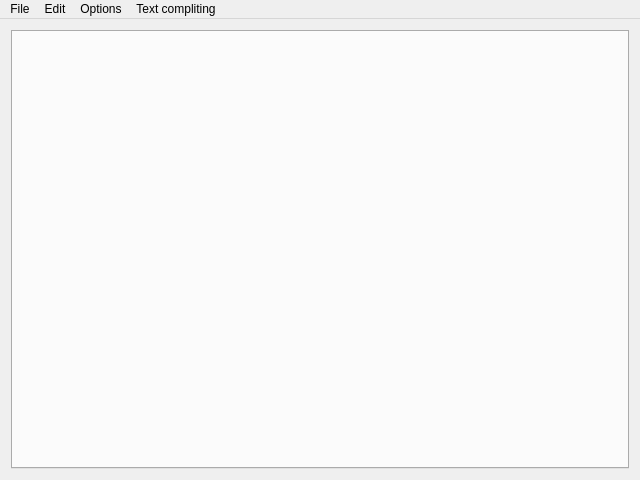
<?xml version="1.0" encoding="UTF-8"?>
<ui version="4.0">
 <class>MainWindow</class>
 <widget class="QMainWindow" name="MainWindow">
  <property name="geometry">
   <rect>
    <x>0</x>
    <y>0</y>
    <width>640</width>
    <height>480</height>
   </rect>
  </property>
  <property name="windowTitle">
   <string>MainWindow</string>
  </property>
  <widget class="QWidget" name="centralWidget">
   <layout class="QVBoxLayout" name="verticalLayout">
    <item>
     <widget class="QTabWidget" name="tabWidget">
      <property name="currentIndex">
       <number>-1</number>
      </property>
      <property name="documentMode">
       <bool>false</bool>
      </property>
      <property name="tabsClosable">
       <bool>true</bool>
      </property>
      <property name="movable">
       <bool>true</bool>
      </property>
     </widget>
    </item>
   </layout>
  </widget>
  <widget class="QMenuBar" name="menuBar">
   <property name="geometry">
    <rect>
     <x>0</x>
     <y>0</y>
     <width>640</width>
     <height>22</height>
    </rect>
   </property>
   <widget class="QMenu" name="menuFile">
    <property name="title">
     <string>File</string>
    </property>
    <addaction name="actionNew_file"/>
    <addaction name="actionOpen_file"/>
    <addaction name="separator"/>
    <addaction name="actionSave"/>
    <addaction name="actionSave_as"/>
    <addaction name="actionSave_all"/>
    <addaction name="separator"/>
    <addaction name="actionClose"/>
    <addaction name="actionClose_all"/>
    <addaction name="separator"/>
    <addaction name="actionExit"/>
   </widget>
   <widget class="QMenu" name="menuEdit">
    <property name="title">
     <string>Edit</string>
    </property>
    <addaction name="actionUndo"/>
    <addaction name="actionRedo"/>
    <addaction name="separator"/>
    <addaction name="actionCopy"/>
    <addaction name="actionCut"/>
    <addaction name="actionPaste"/>
    <addaction name="actionDelete"/>
    <addaction name="separator"/>
    <addaction name="actionSelect_all"/>
   </widget>
   <widget class="QMenu" name="menuOptions">
    <property name="title">
     <string>Options</string>
    </property>
    <addaction name="actionClose_if_no_tabs"/>
   </widget>
   <widget class="QMenu" name="menuText_compliting">
    <property name="title">
     <string>Text compliting</string>
    </property>
    <addaction name="actionLoad_dict_from_file"/>
    <addaction name="actionShow_current_dict"/>
    <addaction name="actionClear_current_dict"/>
    <addaction name="separator"/>
    <addaction name="actionAdd_selected_to_dict"/>
   </widget>
   <addaction name="menuFile"/>
   <addaction name="menuEdit"/>
   <addaction name="menuOptions"/>
   <addaction name="menuText_compliting"/>
  </widget>
  <action name="actionExit">
   <property name="text">
    <string>Exit</string>
   </property>
   <property name="shortcut">
    <string>Ctrl+Q</string>
   </property>
  </action>
  <action name="actionUndo">
   <property name="text">
    <string>Undo</string>
   </property>
   <property name="shortcut">
    <string>Ctrl+Z</string>
   </property>
  </action>
  <action name="actionRedo">
   <property name="text">
    <string>Redo</string>
   </property>
   <property name="shortcut">
    <string>Ctrl+Y</string>
   </property>
  </action>
  <action name="actionCopy">
   <property name="text">
    <string>Copy</string>
   </property>
   <property name="shortcut">
    <string>Ctrl+C</string>
   </property>
  </action>
  <action name="actionCut">
   <property name="text">
    <string>Cut</string>
   </property>
   <property name="shortcut">
    <string>Ctrl+X</string>
   </property>
  </action>
  <action name="actionPaste">
   <property name="text">
    <string>Paste</string>
   </property>
   <property name="shortcut">
    <string>Ctrl+V</string>
   </property>
  </action>
  <action name="actionDelete">
   <property name="text">
    <string>Delete</string>
   </property>
   <property name="shortcut">
    <string>Del</string>
   </property>
  </action>
  <action name="actionSelect_all">
   <property name="text">
    <string>Select all</string>
   </property>
   <property name="shortcut">
    <string>Ctrl+A</string>
   </property>
  </action>
  <action name="actionOpen_file">
   <property name="text">
    <string>Open file...</string>
   </property>
   <property name="shortcut">
    <string>Ctrl+O</string>
   </property>
  </action>
  <action name="actionSave">
   <property name="text">
    <string>Save</string>
   </property>
   <property name="shortcut">
    <string>Ctrl+S</string>
   </property>
  </action>
  <action name="actionSave_all">
   <property name="text">
    <string>Save all</string>
   </property>
   <property name="shortcut">
    <string>Ctrl+Shift+S</string>
   </property>
  </action>
  <action name="actionClose">
   <property name="text">
    <string>Close</string>
   </property>
   <property name="shortcut">
    <string>Ctrl+W</string>
   </property>
  </action>
  <action name="actionClose_all">
   <property name="text">
    <string>Close all</string>
   </property>
  </action>
  <action name="actionSave_as">
   <property name="text">
    <string>Save as...</string>
   </property>
  </action>
  <action name="actionNew_file">
   <property name="text">
    <string>New file</string>
   </property>
   <property name="shortcut">
    <string>Ctrl+N</string>
   </property>
  </action>
  <action name="actionClose_if_no_tabs">
   <property name="checkable">
    <bool>true</bool>
   </property>
   <property name="text">
    <string>Close if no tabs</string>
   </property>
  </action>
  <action name="actionLoad_dict_from_file">
   <property name="text">
    <string>Load dictionary from file</string>
   </property>
  </action>
  <action name="actionShow_current_dict">
   <property name="text">
    <string>Show current dictionary</string>
   </property>
  </action>
  <action name="actionAdd_selected_to_dict">
   <property name="text">
    <string>Add selected to dictionary</string>
   </property>
   <property name="shortcut">
    <string>Ctrl+Shift+D</string>
   </property>
  </action>
  <action name="actionClear_current_dict">
   <property name="text">
    <string>Clear current dictionary</string>
   </property>
  </action>
 </widget>
 <layoutdefault spacing="6" margin="11"/>
 <resources/>
 <connections/>
</ui>
